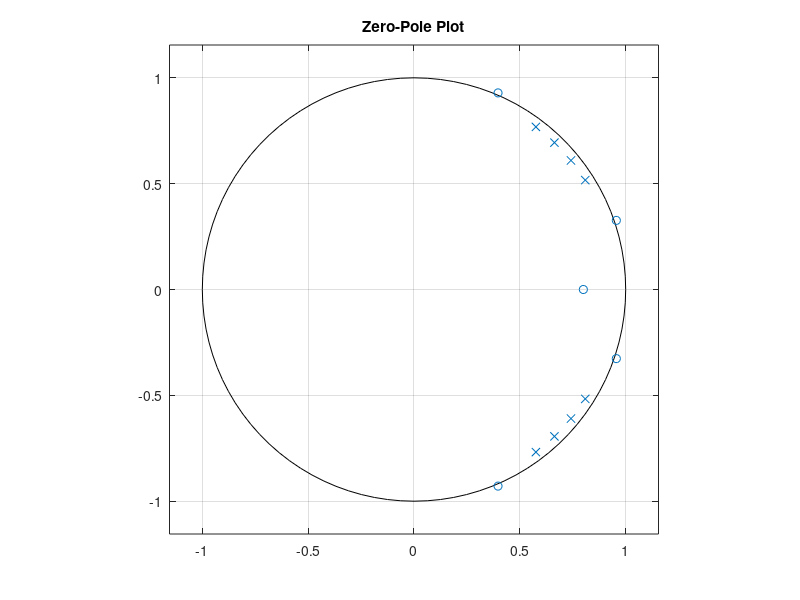

The MATLAB script that drew this image: (Note: this script raises an error after producing the figure.)
%% Q1
gain = 0.96;
gain2 = 1.01;
gain3 = 0.8;
zrs = [gain2*exp(1j*pi*(11/105)); gain2*exp(1j*pi*(-11/105)); gain2*exp(1j*pi*(39/105)); gain2*exp(1j*pi*(-39/105));...
      gain3*exp(1j*pi*(2));];
poles = [gain*exp(1j*pi*(31/105)); gain*exp(1j*pi*(27/105)); gain*exp(1j*pi*(23/105)); gain*exp(1j*pi*(19/105));...
         gain*exp(1j*pi*(-31/105)); gain*exp(1j*pi*(-27/105)); gain*exp(1j*pi*(-23/105)); gain*exp(1j*pi*(-19/105))];
figure();
zplane(zrs, poles);
title('Zero-Pole Plot')

[nom_coeff, denom_coeff] = zp2tf(zrs, poles,gain2/gain);

figure();
[imp_resp, time] = impz(nom_coeff,denom_coeff, -10:250);
impz(nom_coeff,denom_coeff, -10:100);
disp(imp_resp);

figure();
freqz(nom_coeff,denom_coeff,-pi:0.01:pi);

param = 8192;
alpha = 1000;
t_samp = sqrt(pi./(param.*alpha));
w = -pi:0.001:pi
hejw =(nom_coeff(4).*exp(-1j*w*0) + nom_coeff(5).*exp(-1j*w*1) + nom_coeff(6).*exp(-1j*w*2) + nom_coeff(7).*exp(-1j*w*3) + nom_coeff(8).*exp(-1j*w*4) + ...
      nom_coeff(9).*exp(-1j*w*5)) ./ ...
      (exp(-1j*w*0) +denom_coeff(2).*exp(-1j*w*1) + denom_coeff(3).*exp(-1j*w*2) + denom_coeff(4).*exp(-1j*w*3) + denom_coeff(5).*exp(-1j*w*4)...
      +denom_coeff(6).*exp(-1j*w*5) + denom_coeff(7).*exp(-1j*w*6) + denom_coeff(8).*exp(-1j*w*7) + denom_coeff(9).*exp(-1j*w*8));
figure();
plot(w,abs(hejw));
title('Frequency Response H(e^j^w)');
axis tight
xlabel('w (rad/unit time)')
%% Q2-3 -512
alpha = 50;
ts_param = 512;
rng = 1050;
limit = 1023;
n = 0:rng;
x1_n = chirp(limit, alpha, ts_param, rng);
figure();
plot(n,x1_n);
title('x1[n]');
xlabel('n');

y_1 = zeros(1,1050);
x1_n = [0 0 0 0 0 0 0 0 0 0 x1_n];
for i=-10:1040
    if(i>=0)
    y_1(i+11) = -denom_coeff(2)*y_1(i+10) - denom_coeff(3)*y_1(i+9) - denom_coeff(4)*y_1(i+8) - denom_coeff(5)*y_1(i+7)...
    -denom_coeff(6)*y_1(i+6) - denom_coeff(7)*y_1(i+5) - denom_coeff(8)*y_1(i+4) - denom_coeff(9)*y_1(i+3) + ...
    nom_coeff(4)*x1_n(i+11) + nom_coeff(5)*x1_n(i+10) + nom_coeff(6)*x1_n(i+9) + nom_coeff(7)*x1_n(i+8) + nom_coeff(8)*x1_n(i+7) + ...
    nom_coeff(9)*x1_n(i+6);
    else 
    y_1(i+11) = 0;
    end
end
figure()
plot(y_1);
xlabel('n (samples)');
title('Output y1[n] Found by Recursion');
axis tight
figure();
y = filter(nom_coeff, denom_coeff,x1_n);
plot(y);
xlabel('n (samples)');
title('Output y1[n] Found by Using filter() Function');
axis tight

%% Q2-3 8192
clear y_2
alpha = 50;
ts_param = 8192;
rng = 10000;
limit = 8192;
n = 0:rng;
x2_n = chirp(limit, alpha, ts_param, rng);
figure();
plot(n,x2_n);
title('x2[n]');
xlabel('n');

y_2 = zeros(1,10000);
x2_n = [0 0 0 0 0 0 0 0 0 0 x2_n];
for i=-10:9950
    if(i>=0)
    y_2(i+11) = -denom_coeff(2)*y_2(i+10) - denom_coeff(3)*y_2(i+9) - denom_coeff(4)*y_2(i+8) - denom_coeff(5)*y_2(i+7)...
    -denom_coeff(6)*y_2(i+6) - denom_coeff(7)*y_2(i+5) - denom_coeff(8)*y_2(i+4) - denom_coeff(9)*y_2(i+3) + ...
    nom_coeff(4)*x2_n(i+11) + nom_coeff(5)*x2_n(i+10) + nom_coeff(6)*x2_n(i+9) + nom_coeff(7)*x2_n(i+8) + nom_coeff(8)*x2_n(i+7)+...
    nom_coeff(9)*x2_n(i+6);
    else 
    y_2(i+11) = 0;
    end
end
figure()
plot(y_2);
xlabel('n (samples)');
title('Output y2[n] Found by Recursion');
axis tight
figure();
y_21 = filter(nom_coeff, denom_coeff,x2_n);
plot(y_21);
xlabel('n (samples)');
title('Output y2[n] Found by Using filter() Function');
axis tight

%% Q4
alpha = 1000;
param = 8192;
sample_time = sqrt(pi./(param.*alpha));
sample_freq = 1./sample_time;
player = audioplayer(x2_n, sample_freq);
period =  sample_time.*length(x2_n);
 while(1)
     play(player);
     pause(period-0.1);
     stop(player);
 end

 %% Q5
alpha = 1000;
param = 8192;
sample_time = sqrt(pi./(param.*alpha));
sample_freq = 1./sample_time;
player = audioplayer(y_2/10, sample_freq);
period =  sample_time.*length(y_2);
 while(1)
     play(player);
     pause(period-0.1);
     stop(player);
 end
 
%% Q6
param = 8192;
alpha = 1000;
t_samp = sqrt(pi./(param.*alpha));
w = -15000:1:15000
hjw =(nom_coeff(4).*exp(-1j*w*0*t_samp) + nom_coeff(5).*exp(-1j*w*1*t_samp) + nom_coeff(6).*exp(-1j*w*2*t_samp) + nom_coeff(7).*exp(-1j*w*3*t_samp) + nom_coeff(8).*exp(-1j*w*4*t_samp) + ...
      nom_coeff(9).*exp(-1j*w*5*t_samp)) ./ ...
      (exp(-1j*w*0*t_samp) +denom_coeff(2).*exp(-1j*w*1*t_samp) + denom_coeff(3).*exp(-1j*w*2*t_samp) + denom_coeff(4).*exp(-1j*w*3*t_samp) + denom_coeff(5).*exp(-1j*w*4*t_samp)...
      +denom_coeff(6).*exp(-1j*w*5*t_samp) + denom_coeff(7).*exp(-1j*w*6*t_samp) + denom_coeff(8).*exp(-1j*w*7*t_samp) + denom_coeff(9).*exp(-1j*w*8*t_samp));
hjw_final = hjw(floor(-pi/t_samp)+15000:floor(pi/t_samp)+15000);
figure();
plot(floor(-pi/t_samp):floor(pi/t_samp),abs(hjw_final));
title('Heq(jw)');
axis tight
xlabel('w(rad/s)');

%% Q7-i
[music frq] = audioread('Cem Adrian - Ayr?l?k.mp3');
cropped = music(1:1000000,[1,2]);
sound(cropped,frq);
figure();

plot(cropped(1:1:end));
 
%% Q7-ii
cropped_tr = cropped';

% filtr_msc_1 = filtfilt(nom_coeff, denom_coeff,cropped_tr(1,1:end));
crop1 = [0 0 0 0 0 0 0 0 0 0 cropped_tr(1,1:end)];
filtr_msc_1 = zeros(1,1000020);
for i=-10:999980
    if(i>=0)
    filtr_msc_1(i+11) = -denom_coeff(2)*filtr_msc_1(i+10) - denom_coeff(3)*filtr_msc_1(i+9) - denom_coeff(4)*filtr_msc_1(i+8) - denom_coeff(5)*filtr_msc_1(i+7)...
    -denom_coeff(6)*filtr_msc_1(i+6) - denom_coeff(7)*filtr_msc_1(i+5) - denom_coeff(8)*filtr_msc_1(i+4) - denom_coeff(9)*filtr_msc_1(i+3) + ...
    nom_coeff(4)*crop1(i+11) + nom_coeff(5)*crop1(i+10) + nom_coeff(6)*crop1(i+9) + nom_coeff(7)*crop1(i+8) + nom_coeff(8)*crop1(i+7)...
    +nom_coeff(9)*crop1(i+6);
    else 
    filtr_msc_1(i+11) = 0;
    end
end

% filtr_msc_2 = filtfilt(nom_coeff, denom_coeff,cropped_tr(2,1:end));
crop2 = [0 0 0 0 0 0 0 0 0 0 cropped_tr(2,1:end)];
filtr_msc_2 = zeros(1,1000020);
for i=-10:999980
    if(i>=0)
    filtr_msc_2(i+11) = -denom_coeff(2)*filtr_msc_2(i+10) - denom_coeff(3)*filtr_msc_2(i+9) - denom_coeff(4)*filtr_msc_2(i+8) - denom_coeff(5)*filtr_msc_2(i+7)...
    -denom_coeff(6)*filtr_msc_2(i+6) - denom_coeff(7)*filtr_msc_2(i+5) - denom_coeff(8)*filtr_msc_2(i+4) - denom_coeff(9)*filtr_msc_2(i+3) + ...
    nom_coeff(4)*crop2(i+11) + nom_coeff(5)*crop2(i+10) + nom_coeff(6)*crop2(i+9) + nom_coeff(7)*crop2(i+8) + nom_coeff(8)*crop2(i+7)...
    +nom_coeff(9)*crop2(i+6);
    else 
    filtr_msc_2(i+11) = 0;
    end
end
filtr_msc = [filtr_msc_1; filtr_msc_2];
sound(filtr_msc,frq);
figure();
plot(filtr_msc_1);
figure();
plot(filtr_msc_2);



%% Q8-i
[music frq] = audioread('Kay?t.m4a');
cropped = music(1:500000,[1,2]);
sound(cropped,frq);
figure();
plot(cropped(1:1:end));
 
%% Q8-ii
cropped_tr = cropped';

% filtr_msc_1 = filtfilt(nom_coeff, denom_coeff,cropped_tr(1,1:end));
crop1 = [0 0 0 0 0 0 0 0 0 0 cropped_tr(1,1:end)];
filtr_msc_1 = zeros(1,500010);
for i=-10:499980
    if(i>=0)
    filtr_msc_1(i+11) = -denom_coeff(2)*filtr_msc_1(i+10) - denom_coeff(3)*filtr_msc_1(i+9) - denom_coeff(4)*filtr_msc_1(i+8) - denom_coeff(5)*filtr_msc_1(i+7)...
    -denom_coeff(6)*filtr_msc_1(i+6) - denom_coeff(7)*filtr_msc_1(i+5) - denom_coeff(8)*filtr_msc_1(i+4) - denom_coeff(9)*filtr_msc_1(i+3) + ...
    nom_coeff(4)*crop1(i+11) + nom_coeff(5)*crop1(i+10) + nom_coeff(6)*crop1(i+9) + nom_coeff(7)*crop1(i+8) + nom_coeff(8)*crop1(i+7)...
    +nom_coeff(9)*crop1(i+6);
    else 
    filtr_msc_1(i+11) = 0;
    end
end

% filtr_msc_2 = filtfilt(nom_coeff, denom_coeff,cropped_tr(2,1:end));
crop2 = [0 0 0 0 0 0 0 0 0 0 cropped_tr(2,1:end)];
filtr_msc_2 = zeros(1,500010);
for i=-10:499980
    if(i>=0)
    filtr_msc_2(i+11) = -denom_coeff(2)*filtr_msc_2(i+10) - denom_coeff(3)*filtr_msc_2(i+9) - denom_coeff(4)*filtr_msc_2(i+8) - denom_coeff(5)*filtr_msc_2(i+7)...
    -denom_coeff(6)*filtr_msc_2(i+6) - denom_coeff(7)*filtr_msc_2(i+5) - denom_coeff(8)*filtr_msc_2(i+4) - denom_coeff(9)*filtr_msc_2(i+3) + ...
    nom_coeff(4)*crop2(i+11) + nom_coeff(5)*crop2(i+10) + nom_coeff(6)*crop2(i+9) + nom_coeff(7)*crop2(i+8) + nom_coeff(8)*crop2(i+7)...
    +nom_coeff(9)*crop2(i+6);
    else 
    filtr_msc_2(i+11) = 0;
    end
end
filtr_msc = [filtr_msc_1; filtr_msc_2];
sound(filtr_msc,frq);
figure();
plot(filtr_msc_1);
plot(filtr_msc_2);

%% Functions
function out = chirp(limit, alpha, param, rng)
sample_time = sqrt(pi./(param.*alpha));
out = zeros(1,rng+1);
for i = 1:rng+1    
    if(0 <= i-1 && i-1 <= limit)    
        out(i) = cos(alpha.*((i-1).*sample_time).^2);
    else
        out(i) = 0.*(i-1);
    end
end    
end